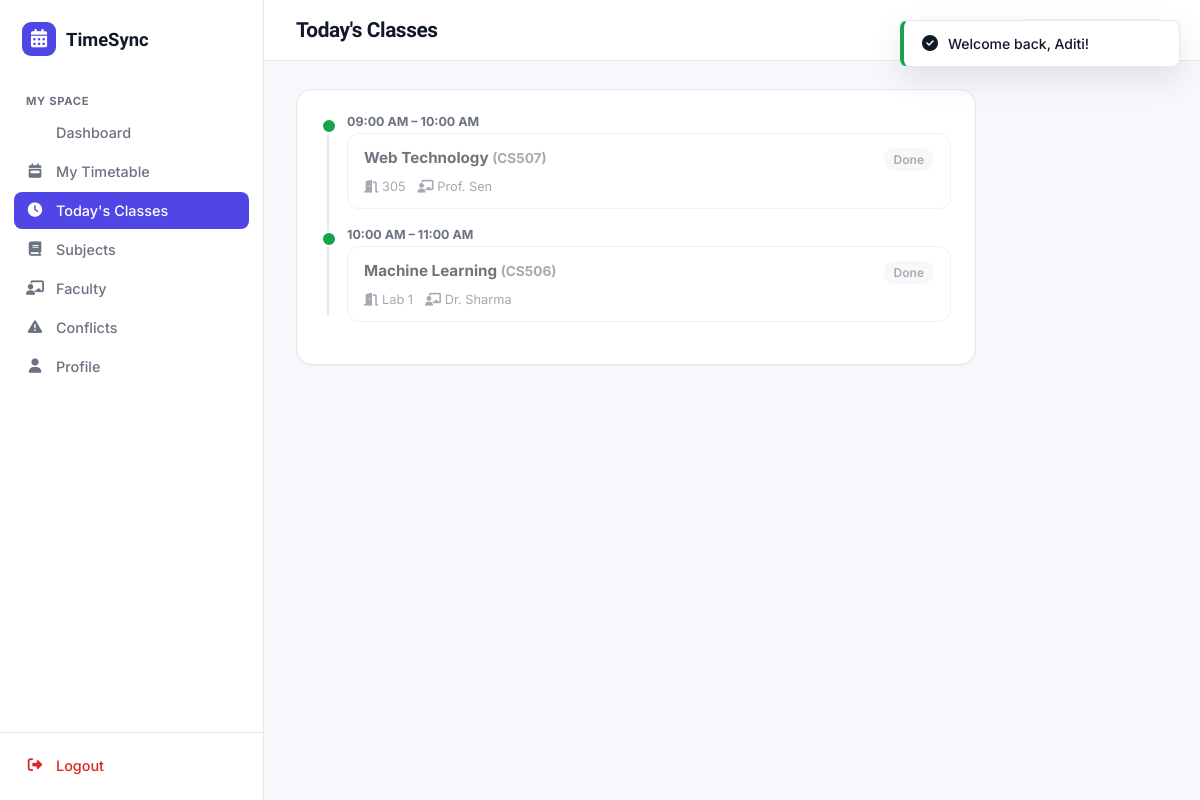
Screenshot of /student/today.php (signed in) with the database file from the repository.
### tables this page shows
CREATE TABLE timetables (
    id INT AUTO_INCREMENT PRIMARY KEY,
    day ENUM('Monday','Tuesday','Wednesday','Thursday','Friday','Saturday') NOT NULL,
    start_time TIME NOT NULL,
    end_time TIME NOT NULL,
    subject_id INT NOT NULL,
    faculty_id INT NOT NULL,
    room_id INT NOT NULL,
    department_id INT NOT NULL,
    semester_id INT NOT NULL,
    section_id INT NOT NULL,
    uploaded_file_id INT,
    created_at TIMESTAMP DEFAULT CURRENT_TIMESTAMP,
    FOREIGN KEY (subject_id) REFERENCES subjects(id) ON DELETE CASCADE,
    FOREIGN KEY (faculty_id) REFERENCES faculty(id) ON DELETE CASCADE,
    FOREIGN KEY (room_id) REFERENCES rooms(id) ON DELETE CASCADE,
    FOREIGN KEY (department_id) REFERENCES departments(id) ON DELETE CASCADE,
    FOREIGN KEY (semester_id) REFERENCES semesters(id) ON DELETE CASCADE,
    FOREIGN KEY (section_id) REFERENCES sections(id) ON DELETE CASCADE,
    FOREIGN KEY (uploaded_file_id) REFERENCES uploaded_files(id) ON DELETE SET NULL,
    INDEX idx_section_day (section_id, day),
    INDEX idx_faculty_day (faculty_id, day),
    INDEX idx_room_day (room_id, day)
);

CREATE TABLE subjects (
    id INT AUTO_INCREMENT PRIMARY KEY,
    subject_code VARCHAR(20) NOT NULL,
    subject_name VARCHAR(150) NOT NULL,
    department_id INT NOT NULL,
    semester_id INT NOT NULL,
    FOREIGN KEY (department_id) REFERENCES departments(id) ON DELETE CASCADE,
    FOREIGN KEY (semester_id) REFERENCES semesters(id) ON DELETE CASCADE,
    UNIQUE KEY uniq_subject (subject_code, department_id)
);

CREATE TABLE rooms (
    id INT AUTO_INCREMENT PRIMARY KEY,
    room_number VARCHAR(30) NOT NULL,
    building VARCHAR(80) DEFAULT 'Main Building',
    capacity INT DEFAULT 60,
    UNIQUE KEY uniq_room (room_number, building)
);

CREATE TABLE faculty (
    id INT AUTO_INCREMENT PRIMARY KEY,
    name VARCHAR(120) NOT NULL,
    email VARCHAR(150),
    department_id INT NOT NULL,
    FOREIGN KEY (department_id) REFERENCES departments(id) ON DELETE CASCADE
);

### includes/auth.php (called while the page is built, shortened)
<?php
function currentUserId(): ?int {
    return $_SESSION['user_id'] ?? null;
}

### includes/functions.php (called while the page is built, shortened)
<?php
function e(?string $str): string {
    return htmlspecialchars($str ?? '', ENT_QUOTES, 'UTF-8');
}
function getStudentDetails(PDO $pdo, int $userId): ?array {
    $stmt = $pdo->prepare("
        SELECT s.*, u.name, u.email, d.name AS department_name, d.code AS department_code,
               sem.semester_number, sec.section_name
        FROM students s
        JOIN users u ON u.id = s.user_id
        JOIN departments d ON d.id = s.department_id
        JOIN semesters sem ON sem.id = s.semester_id
        JOIN sections sec ON sec.id = s.section_id
        WHERE s.user_id = ?
    ");
    $stmt->execute([$userId]);
    $row = $stmt->fetch();
    return $row ?: null;
}
function getTodayClasses(PDO $pdo, int $sectionId): array {
    $today = date('l');
    $stmt = $pdo->prepare("
        SELECT t.id, t.start_time, t.end_time,
               sub.subject_name, sub.subject_code,
               f.name AS faculty_name, r.room_number
        FROM timetables t
        JOIN subjects sub ON sub.id = t.subject_id
        JOIN faculty f ON f.id = t.faculty_id
        JOIN rooms r ON r.id = t.room_id
        WHERE t.section_id = ? AND t.day = ?
        ORDER BY t.start_time
    ");
    $stmt->execute([$sectionId, $today]);
    return $stmt->fetchAll();
}
function classifyClassStatus(string $start, string $end): string {
    $now = date('H:i:s');
    return 'completed';
}

### student/today.php (the view, shortened to what this page needs)
<?php
require_once __DIR__ . '/../includes/auth.php';
require_once __DIR__ . '/../includes/functions.php';
$student = getStudentDetails($pdo, currentUserId());
$today = getTodayClasses($pdo, (int)$student['section_id']);
$dayName = date('l');
require_once __DIR__ . '/../includes/header.php';
require_once __DIR__ . '/../includes/sidebar.php';
?>
<div class="main-content">
    <div class="topbar">
        <div class="flex gap-16" style="align-items:center;">
            <h1>Today's Classes</h1>
        </div>
        <span class="badge badge-neutral"><?= $dayName ?>, <?= date('d M Y') ?></span>
    </div>
    <div class="page-body">
        <div class="card card-pad" style="max-width:680px;">
            <?php if (!in_array($dayName, DAYS_OF_WEEK, true)): ?>
                <div class="empty-state">
                    <div class="empty-icon"><i class="fa-regular fa-face-smile"></i></div>
                    <h3>It's the weekend</h3>
                    <p>No classes are scheduled for today.</p>
                </div>
            <?php else: ?>
                <div class="timeline">
                    <?php foreach ($today as $class):
                        $status = classifyClassStatus($class['start_time'], $class['end_time']);
                        $badge = ['current' => ['Now', 'success'], 'upcoming' => ['Upcoming', 'neutral'], 'completed' => ['Done', 'muted']][$status];
                    ?>
                        <div class="timeline-item <?= $status ?>">
                            <div class="timeline-time"><?= date('h:i A', strtotime($class['start_time'])) ?> – <?= date('h:i A', strtotime($class['end_time'])) ?></div>
                            <div class="timeline-card">
                                <div class="flex-between">
                                    <div class="tc-subject"><?= e($class['subject_name']) ?> <span class="text-muted text-sm">(<?= e($class['subject_code']) ?>)</span></div>
                                    <span class="badge badge-<?= $badge[1] ?>"><?= $badge[0] ?></span>
                                </div>
                                <div class="tc-meta mt-8">
                                    <span><i class="fa-solid fa-door-open"></i> <?= e($class['room_number']) ?></span>
                                    <span><i class="fa-solid fa-chalkboard-user"></i> <?= e($class['faculty_name']) ?></span>
                                </div>
                            </div>
                        </div>
                    <?php endforeach; ?>
                </div>
            <?php endif; ?>
        </div>
    </div>
</div>
<?php require_once __DIR__ . '/../includes/footer.php'; ?>

### assets/css/style.css (style rules this page uses)
:root { --primary: #4F46E5; --primary-dark: #4338CA; --primary-light: #EEF2FF; --accent: #0EA5A5; --background: #F7F8FB; --surface: #FFFFFF; --text: #111827; --muted: #6B7280; --border: #E5E7EB; --success: #16A34A; --success-light: #ECFDF3; --warning: #D97706; --warning-light: #FFFBEB; --danger: #DC2626; --danger-light: #FEF2F2; --radius-sm: 8px; --radius: 12px; --radius-lg: 16px; --shadow-sm: 0 1px 2px rgba(17, 24, 39, 0.04); --shadow: 0 4px 16px rgba(17, 24, 39, 0.06); --shadow-lg: 0 12px 32px rgba(17, 24, 39, 0.10); --font-display: 'Sora', sans-serif; --font-body: 'Inter', sans-serif; --sidebar-w: 264px; }
* { box-sizing: border-box; }
body { margin: 0; font-family: var(--font-body); background: var(--background); color: var(--text); -webkit-font-smoothing: antialiased; }
h1, h2, h3, h4, h5, .font-display { font-family: var(--font-display); letter-spacing: -0.02em; color: var(--text); margin: 0; }
.card { background: var(--surface); border: 1px solid var(--border); border-radius: var(--radius-lg); box-shadow: var(--shadow-sm); transition: box-shadow .2s ease, transform .2s ease; }
.card-pad { padding: 24px; }
.badge { display: inline-flex; align-items: center; gap: 5px; padding: 4px 10px; border-radius: 999px; font-size: 0.75rem; font-weight: 600; }
.badge-neutral { background: var(--primary-light); color: var(--primary); }
.badge-muted { background: #F3F4F6; color: var(--muted); }
.main-content { flex: 1; min-width: 0; }
.topbar { display: flex; align-items: center; justify-content: space-between; padding: 18px 32px; background: var(--surface); border-bottom: 1px solid var(--border); position: sticky; top: 0; z-index: 50; }
.topbar h1 { font-size: 1.3rem; }
.page-body { padding: 28px 32px; max-width: 1400px; }
.timeline { position: relative; padding-left: 26px; }
.timeline::before { content: ''; position: absolute; left: 6px; top: 6px; bottom: 6px; width: 2px; background: var(--border); }
.timeline-item { position: relative; margin-bottom: 18px; }
.timeline-item::before { content: ''; position: absolute; left: -26px; top: 4px; width: 12px; height: 12px; border-radius: 50%; background: var(--border); border: 2px solid var(--surface); }
.timeline-item.completed::before { background: var(--success); }
.timeline-time { font-size: 0.78rem; font-weight: 700; color: var(--muted); margin-bottom: 4px; }
.timeline-card { background: var(--surface); border: 1px solid var(--border); border-radius: var(--radius); padding: 14px 16px; }
.timeline-item.completed .timeline-card { opacity: 0.6; }
.timeline-card .tc-subject { font-weight: 700; font-size: 0.95rem; margin-bottom: 4px; }
.timeline-card .tc-meta { font-size: 0.8rem; color: var(--muted); display: flex; gap: 12px; flex-wrap: wrap; }
.flex { display: flex; }
.flex-between { display: flex; align-items: center; justify-content: space-between; }
.gap-16 { gap: 16px; }
.mt-8 { margin-top:8px; }
.text-muted { color: var(--muted); }
.text-sm { font-size: 0.85rem; }

### rows the page displays
timetables: start_time "09:00 AM", end_time "10:00 AM", subject.subject_name "Web Technology", subject.subject_code "CS507", start_time+end_time "Done", room.room_number "305", faculty.name "Prof. Sen"
timetables: start_time "10:00 AM", end_time "11:00 AM", subject.subject_name "Machine Learning", subject.subject_code "CS506", start_time+end_time "Done", room.room_number "Lab 1", faculty.name "Dr. Sharma"

### other values shown
$link['label'] "Dashboard"
$link['label'] "My Timetable"
$link['label'] "Today's Classes"
$link['label'] "Subjects"
$link['label'] "Faculty"
$link['label'] "Conflicts"
$link['label'] "Profile"
